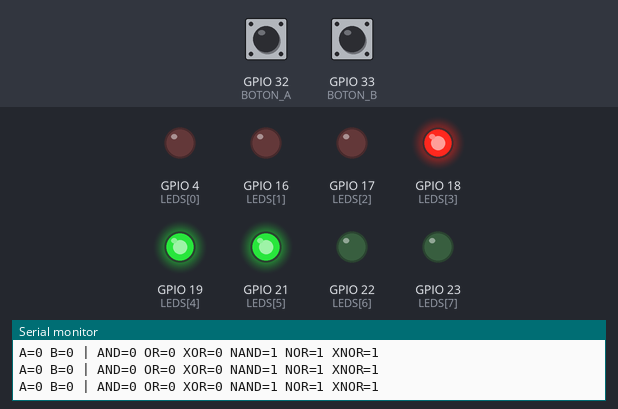
Recording of a sketch running on a simulated ESP32. Parts: output pins drawn as LEDs (lit = HIGH), the last lines printed to the serial monitor. The inputs (shaded band) are chosen by the test bench; at power-on: GPIO 32 (BOTON_A) HIGH, GPIO 33 (BOTON_B) HIGH.

Above: at 1.2 s.
1.3 s: GPIO 32 (BOTON_A) pulled LOW for 0.6 s
At 1.9 s:
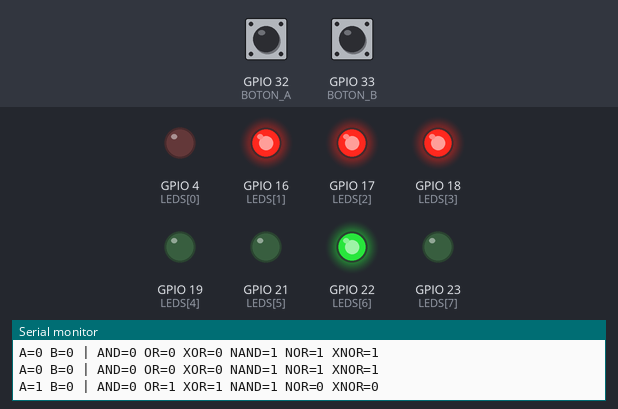
3.5 s: GPIO 33 (BOTON_B) pulled LOW for 0.6 s
At 4.0 s:
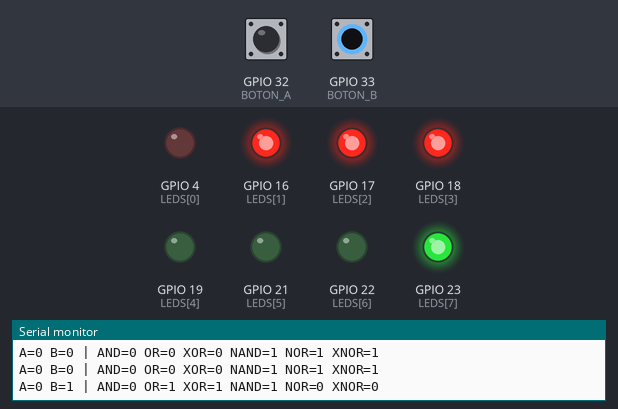
6.0 s: GPIO 33 (BOTON_B) pulled LOW for 3.2 s
At 9.9 s:
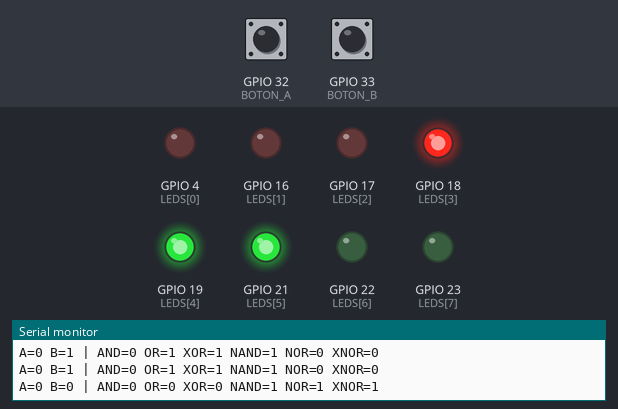
11.0 s: GPIO 32 (BOTON_A) pulled LOW for 3.2 s
At 12.3 s:
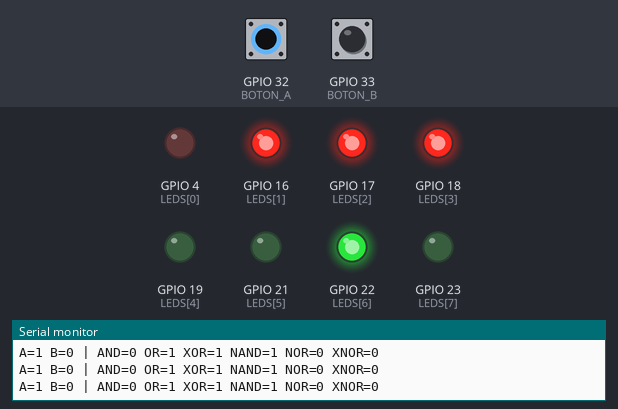
16.0 s: GPIO 32 (BOTON_A) driven LOW and GPIO 33 (BOTON_B) driven LOW
At 17.4 s:
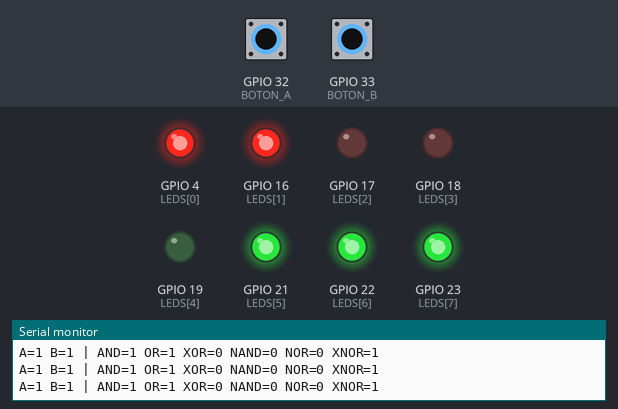
Timing chart, 0 to 18.5 s (numbered marks = the images above; inputs shaded):
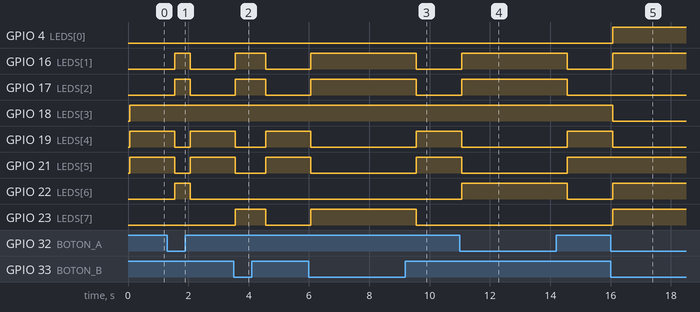

Measured:
- after the input at 1.3 s, GPIO 16 (LEDS[1]), GPIO 17 (LEDS[2]), GPIO 22 (LEDS[6]): LOW → HIGH after 0.26 s, → LOW 0.50 s later; GPIO 19 (LEDS[4]), GPIO 21 (LEDS[5]): HIGH → LOW after 0.26 s, → HIGH 0.50 s later
- after the input at 3.5 s, GPIO 16 (LEDS[1]), GPIO 17 (LEDS[2]), GPIO 23 (LEDS[7]): LOW → HIGH after 0.06 s, → LOW 1.0 s later; GPIO 19 (LEDS[4]), GPIO 21 (LEDS[5]): HIGH → LOW after 0.06 s, → HIGH 1.0 s later
- after the input at 6.0 s, GPIO 16 (LEDS[1]), GPIO 17 (LEDS[2]), GPIO 23 (LEDS[7]): LOW → HIGH after 0.06 s, → LOW 3.5 s later; GPIO 19 (LEDS[4]), GPIO 21 (LEDS[5]): HIGH → LOW after 0.06 s, → HIGH 3.5 s later
- after the input at 11.0 s, GPIO 16 (LEDS[1]), GPIO 17 (LEDS[2]), GPIO 22 (LEDS[6]): LOW → HIGH after 0.06 s, → LOW 3.5 s later; GPIO 19 (LEDS[4]), GPIO 21 (LEDS[5]): HIGH → LOW after 0.06 s, → HIGH 3.5 s later
- after the input at 16.0 s, GPIO 4 (LEDS[0]), GPIO 16 (LEDS[1]), GPIO 22 (LEDS[6]), GPIO 23 (LEDS[7]): LOW → HIGH after 0.07 s; GPIO 18 (LEDS[3]), GPIO 19 (LEDS[4]): HIGH → LOW after 0.07 s

The sketch:

sketch.ino
```cpp
// ============================================================
// Entrenador Lógico - Clase 4
// Alumno/a: (nombre y apellido)
// Qué hace: al arrancar imprime las tablas de verdad de AND, OR,
//           XOR y NAND, y la de F = A·B + !C (3 variables).
//           Después sigue en modo compuertas (como el TP3):
//             L0 = AND    L1 = OR     L2 = XOR    L3 = NAND
//             L4 = NOR    L5 = XNOR   L6 = A      L7 = B
//           y cada medio segundo imprime el estado completo.
// ============================================================

#include <Arduino.h>

// ---------- Pines ----------
const int LEDS[8] = {4, 16, 17, 18, 19, 21, 22, 23};  // L0 ... L7
const int BOTON_A = 32;
const int BOTON_B = 33;

// ---------- Compuertas ----------
// Cada compuerta tiene un número:
//   0 = AND    1 = OR     2 = XOR    3 = NAND
//   4 = NOR    5 = XNOR   6 = A      7 = B
// Ese número es también el LED donde se muestra en el modo compuertas.
// (6 y 7 no son compuertas: dejan pasar la entrada, como en el TP3.)
// No las podemos llamar and, or, xor: son palabras reservadas.

bool compuertaAND(bool a, bool b) { return a && b; }
bool compuertaOR(bool a, bool b)  { return a || b; }
bool compuertaXOR(bool a, bool b) { return a != b; }
bool compuertaNAND(bool a, bool b) { return !(a && b); }
bool compuertaNOR(bool a, bool b)  { return !(a || b); }
bool compuertaXNOR(bool a, bool b) { return a == b; }

// Evalúa la compuerta número 'compuerta' con las entradas a y b
bool evaluar(int compuerta, bool a, bool b) {
  if (compuerta == 0) {
    return compuertaAND(a, b);
  } else if (compuerta == 1) {
    return compuertaOR(a, b);
  } else if (compuerta == 2) {
    return compuertaXOR(a, b);
  } else if (compuerta == 3) {
    return compuertaNAND(a, b);
  } else if (compuerta == 4) {
    return compuertaNOR(a, b);
  } else if (compuerta == 5) {
    return compuertaXNOR(a, b);
  } else if (compuerta == 6) {
    return a;                     // la entrada A, tal cual
  } else {
    return b;                     // la entrada B, tal cual
  }
}

// Imprime el nombre de la compuerta número 'compuerta'
void imprimirNombre(int compuerta) {
  if (compuerta == 0) {
    Serial.printf("AND");
  } else if (compuerta == 1) {
    Serial.printf("OR");
  } else if (compuerta == 2) {
    Serial.printf("XOR");
  } else if (compuerta == 3) {
    Serial.printf("NAND");
  } else if (compuerta == 4) {
    Serial.printf("NOR");
  } else if (compuerta == 5) {
    Serial.printf("XNOR");
  } else if (compuerta == 6) {
    Serial.printf("A");
  } else {
    Serial.printf("B");
  }
}

// Imprime la tabla de verdad (2 entradas) de la compuerta pedida
void imprimirTabla(int compuerta) {
  Serial.printf("\nTabla de ");
  imprimirNombre(compuerta);
  Serial.printf("\n A | B | S\n");
  Serial.printf("---+---+---\n");
  for (int a = 0; a <= 1; a++) {
    for (int b = 0; b <= 1; b++) {
      Serial.printf(" %d | %d | %d\n", a, b, evaluar(compuerta, a, b));
    }
  }
}

// ---------- Función de 3 variables (de la teoría) ----------
// F = A·B + C'
bool funcionF(bool a, bool b, bool c) {
  return (a && b) || !c;
}

void imprimirTablaF() {
  Serial.printf("\nTabla de F = A.B + !C\n");
  Serial.printf(" A | B | C | F\n");
  Serial.printf("---+---+---+---\n");
  for (int fila = 0; fila < 8; fila++) {
    int a = (fila / 4) % 2;       // A es el bit de más peso
    int b = (fila / 2) % 2;
    int c = fila % 2;             // C es el bit de menos peso
    Serial.printf(" %d | %d | %d | %d\n", a, b, c, funcionF(a, b, c));
  }
}

// ---------- Presentación ----------
void imprimirCartel() {
  Serial.printf("==============================\n");
  Serial.printf("  Entrenador Logico de Ana\n");
  Serial.printf("  Sistemas Logicos - UNSE 2026\n");
  Serial.printf("  Clase 4: tablas de verdad\n");
  Serial.printf("==============================\n");
}

void setup() {
  Serial.begin(115200);

  for (int i = 0; i < 8; i++) {
    pinMode(LEDS[i], OUTPUT);
  }
  pinMode(BOTON_A, INPUT_PULLUP);
  pinMode(BOTON_B, INPUT_PULLUP);

  imprimirCartel();

  // Tablas de AND (0), OR (1), XOR (2) y NAND (3)
  for (int compuerta = 0; compuerta <= 3; compuerta++) {
    imprimirTabla(compuerta);
  }
  imprimirTablaF();

  Serial.printf("\nModo compuertas: apretar A y B\n");
}

void loop() {
  bool a = !digitalRead(BOTON_A);   // apretado = LOW, por eso el !
  bool b = !digitalRead(BOTON_B);

  // Cada LED muestra la compuerta con su mismo número
  for (int i = 0; i < 8; i++) {
    digitalWrite(LEDS[i], evaluar(i, a, b));
  }

  // Estado completo en una línea: A=1 B=0 | AND=0 OR=1 XOR=1 ...
  Serial.printf("A=%d B=%d |", a, b);
  for (int i = 0; i <= 5; i++) {          // solo las 6 compuertas
    Serial.printf(" ");
    imprimirNombre(i);
    Serial.printf("=%d", evaluar(i, a, b));
  }
  Serial.printf("\n");

  delay(500);
}
```
